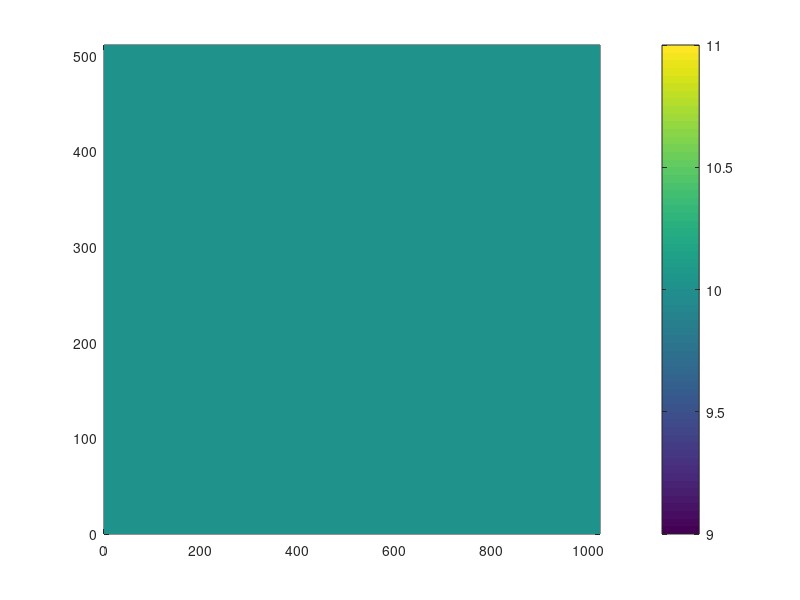

Write the MATLAB code that produced this figure. (Note: this script raises an error after producing the figure.)
clear all

m=1024;
n=512;
dx=1.0;
x=[0:m-1]*dx;
y=(0:n-1)*dx;
dep=zeros([n,m]);
dep(:,:)=10.0;

dep_shallow=10.0;
dep_deep=10.0;

for j=1:n
    for i=1:m
     dep(j,i)=dep_deep-(dep_deep-dep_shallow)*(j-1.)/(n-1.0);
    end
end

pcolor(x,y,dep),shading flat
colorbar
save -ASCII depth.txt dep